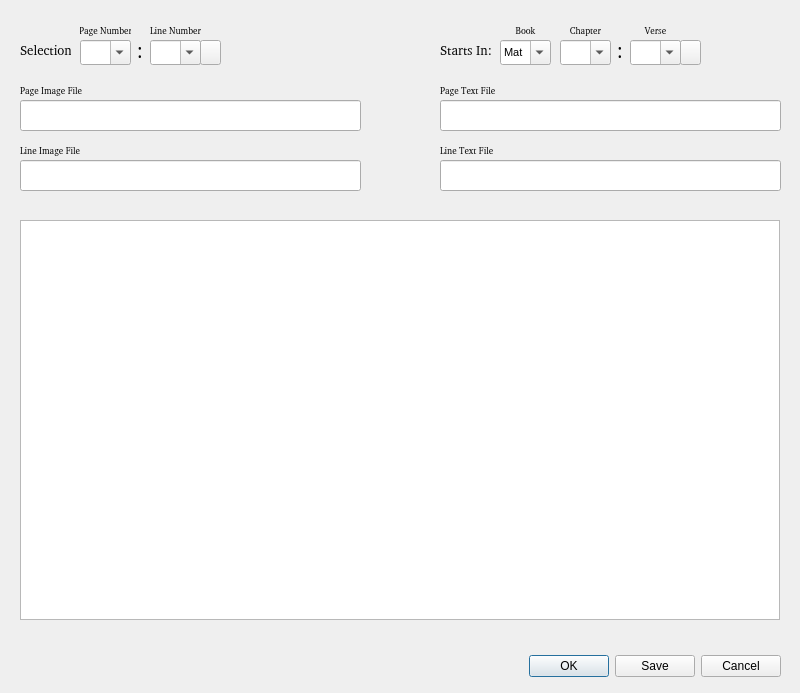
<?xml version="1.0" encoding="UTF-8"?>
<ui version="4.0">
 <class>PageVerseXrefDialog</class>
 <widget class="QDialog" name="PageVerseXrefDialog">
  <property name="geometry">
   <rect>
    <x>0</x>
    <y>0</y>
    <width>800</width>
    <height>693</height>
   </rect>
  </property>
  <property name="windowTitle">
   <string>Dialog</string>
  </property>
  <widget class="QDialogButtonBox" name="buttonBox">
   <property name="geometry">
    <rect>
     <x>370</x>
     <y>650</y>
     <width>411</width>
     <height>32</height>
    </rect>
   </property>
   <property name="orientation">
    <enum>Qt::Horizontal</enum>
   </property>
   <property name="standardButtons">
    <set>QDialogButtonBox::Cancel|QDialogButtonBox::Ok|QDialogButtonBox::Save</set>
   </property>
  </widget>
  <widget class="QLabel" name="PageNumberlabel">
   <property name="geometry">
    <rect>
     <x>80</x>
     <y>20</y>
     <width>51</width>
     <height>21</height>
    </rect>
   </property>
   <property name="font">
    <font>
     <family>FROMVS [MAXR]</family>
     <pointsize>7</pointsize>
    </font>
   </property>
   <property name="text">
    <string>Page Number</string>
   </property>
   <property name="alignment">
    <set>Qt::AlignCenter</set>
   </property>
  </widget>
  <widget class="QLabel" name="LineNumberlabel">
   <property name="geometry">
    <rect>
     <x>150</x>
     <y>20</y>
     <width>51</width>
     <height>21</height>
    </rect>
   </property>
   <property name="font">
    <font>
     <family>FROMVS [MAXR]</family>
     <pointsize>7</pointsize>
    </font>
   </property>
   <property name="text">
    <string>Line Number</string>
   </property>
   <property name="alignment">
    <set>Qt::AlignCenter</set>
   </property>
  </widget>
  <widget class="QLabel" name="Startcolon">
   <property name="geometry">
    <rect>
     <x>610</x>
     <y>40</y>
     <width>20</width>
     <height>21</height>
    </rect>
   </property>
   <property name="font">
    <font>
     <family>FROMVS</family>
     <pointsize>14</pointsize>
     <weight>50</weight>
     <italic>false</italic>
     <bold>false</bold>
    </font>
   </property>
   <property name="text">
    <string>:</string>
   </property>
   <property name="alignment">
    <set>Qt::AlignCenter</set>
   </property>
  </widget>
  <widget class="QComboBox" name="StartverseComboBox">
   <property name="geometry">
    <rect>
     <x>630</x>
     <y>40</y>
     <width>51</width>
     <height>25</height>
    </rect>
   </property>
   <property name="font">
    <font>
     <pointsize>8</pointsize>
    </font>
   </property>
   <property name="toolTip">
    <string>Select verse</string>
   </property>
   <property name="editable">
    <bool>true</bool>
   </property>
  </widget>
  <widget class="QPushButton" name="VersefindPushButton">
   <property name="geometry">
    <rect>
     <x>680</x>
     <y>40</y>
     <width>21</width>
     <height>25</height>
    </rect>
   </property>
   <property name="toolTip">
    <string>Select verse line</string>
   </property>
   <property name="text">
    <string/>
   </property>
   <property name="icon">
    <iconset resource="../UI_Icons.qrc">
     <normaloff>:/Icons/Icons/binocular-small.png</normaloff>:/Icons/Icons/binocular-small.png</iconset>
   </property>
  </widget>
  <widget class="QComboBox" name="StartchapterComboBox">
   <property name="geometry">
    <rect>
     <x>560</x>
     <y>40</y>
     <width>51</width>
     <height>25</height>
    </rect>
   </property>
   <property name="font">
    <font>
     <pointsize>8</pointsize>
    </font>
   </property>
   <property name="toolTip">
    <string>Select chapter</string>
   </property>
   <property name="editable">
    <bool>true</bool>
   </property>
  </widget>
  <widget class="QComboBox" name="StartbookComboBox">
   <property name="geometry">
    <rect>
     <x>500</x>
     <y>40</y>
     <width>51</width>
     <height>25</height>
    </rect>
   </property>
   <property name="font">
    <font>
     <pointsize>8</pointsize>
    </font>
   </property>
   <property name="toolTip">
    <string>Select book</string>
   </property>
   <property name="editable">
    <bool>true</bool>
   </property>
   <item>
    <property name="text">
     <string>Mat</string>
    </property>
   </item>
   <item>
    <property name="text">
     <string>Mar</string>
    </property>
   </item>
   <item>
    <property name="text">
     <string>Luk</string>
    </property>
   </item>
   <item>
    <property name="text">
     <string>Joh</string>
    </property>
   </item>
   <item>
    <property name="text">
     <string>Act</string>
    </property>
   </item>
   <item>
    <property name="text">
     <string>Rom</string>
    </property>
   </item>
   <item>
    <property name="text">
     <string>1Co</string>
    </property>
   </item>
   <item>
    <property name="text">
     <string>2Co</string>
    </property>
   </item>
   <item>
    <property name="text">
     <string>Gal</string>
    </property>
   </item>
   <item>
    <property name="text">
     <string>Eph</string>
    </property>
   </item>
   <item>
    <property name="text">
     <string>Php</string>
    </property>
   </item>
   <item>
    <property name="text">
     <string>Col</string>
    </property>
   </item>
   <item>
    <property name="text">
     <string>1Th</string>
    </property>
   </item>
   <item>
    <property name="text">
     <string>2Th</string>
    </property>
   </item>
   <item>
    <property name="text">
     <string>1Ti</string>
    </property>
   </item>
   <item>
    <property name="text">
     <string>2Ti</string>
    </property>
   </item>
   <item>
    <property name="text">
     <string>Tit</string>
    </property>
   </item>
   <item>
    <property name="text">
     <string>Phm</string>
    </property>
   </item>
   <item>
    <property name="text">
     <string>Heb</string>
    </property>
   </item>
   <item>
    <property name="text">
     <string>Jas</string>
    </property>
   </item>
   <item>
    <property name="text">
     <string>1Pe</string>
    </property>
   </item>
   <item>
    <property name="text">
     <string>2Pe</string>
    </property>
   </item>
   <item>
    <property name="text">
     <string>1Jn</string>
    </property>
   </item>
   <item>
    <property name="text">
     <string>2Jn</string>
    </property>
   </item>
   <item>
    <property name="text">
     <string>3Jn</string>
    </property>
   </item>
   <item>
    <property name="text">
     <string>Jud</string>
    </property>
   </item>
   <item>
    <property name="text">
     <string>Rev</string>
    </property>
   </item>
  </widget>
  <widget class="QLabel" name="Booklabel">
   <property name="geometry">
    <rect>
     <x>500</x>
     <y>20</y>
     <width>51</width>
     <height>21</height>
    </rect>
   </property>
   <property name="font">
    <font>
     <family>FROMVS [MAXR]</family>
     <pointsize>7</pointsize>
    </font>
   </property>
   <property name="text">
    <string>Book</string>
   </property>
   <property name="alignment">
    <set>Qt::AlignCenter</set>
   </property>
  </widget>
  <widget class="QLabel" name="Chapterlabel">
   <property name="geometry">
    <rect>
     <x>560</x>
     <y>20</y>
     <width>51</width>
     <height>21</height>
    </rect>
   </property>
   <property name="font">
    <font>
     <family>FROMVS [MAXR]</family>
     <pointsize>7</pointsize>
    </font>
   </property>
   <property name="text">
    <string>Chapter</string>
   </property>
   <property name="alignment">
    <set>Qt::AlignCenter</set>
   </property>
  </widget>
  <widget class="QLabel" name="Verselabel">
   <property name="geometry">
    <rect>
     <x>630</x>
     <y>20</y>
     <width>51</width>
     <height>21</height>
    </rect>
   </property>
   <property name="font">
    <font>
     <family>FROMVS [MAXR]</family>
     <pointsize>7</pointsize>
    </font>
   </property>
   <property name="text">
    <string>Verse</string>
   </property>
   <property name="alignment">
    <set>Qt::AlignCenter</set>
   </property>
  </widget>
  <widget class="QComboBox" name="PagecomboBox">
   <property name="geometry">
    <rect>
     <x>80</x>
     <y>40</y>
     <width>51</width>
     <height>25</height>
    </rect>
   </property>
   <property name="editable">
    <bool>true</bool>
   </property>
  </widget>
  <widget class="QComboBox" name="LinecomboBox">
   <property name="geometry">
    <rect>
     <x>150</x>
     <y>40</y>
     <width>51</width>
     <height>25</height>
    </rect>
   </property>
   <property name="editable">
    <bool>true</bool>
   </property>
  </widget>
  <widget class="QLineEdit" name="PageImageFileName">
   <property name="geometry">
    <rect>
     <x>20</x>
     <y>100</y>
     <width>341</width>
     <height>31</height>
    </rect>
   </property>
  </widget>
  <widget class="QLineEdit" name="LineTextFileName">
   <property name="geometry">
    <rect>
     <x>440</x>
     <y>160</y>
     <width>341</width>
     <height>31</height>
    </rect>
   </property>
  </widget>
  <widget class="QLineEdit" name="LineImageFileName">
   <property name="geometry">
    <rect>
     <x>20</x>
     <y>160</y>
     <width>341</width>
     <height>31</height>
    </rect>
   </property>
  </widget>
  <widget class="QLabel" name="LineImageFilelabel">
   <property name="geometry">
    <rect>
     <x>20</x>
     <y>140</y>
     <width>91</width>
     <height>21</height>
    </rect>
   </property>
   <property name="font">
    <font>
     <family>FROMVS [MAXR]</family>
     <pointsize>7</pointsize>
    </font>
   </property>
   <property name="text">
    <string>Line Image File</string>
   </property>
   <property name="alignment">
    <set>Qt::AlignLeading|Qt::AlignLeft|Qt::AlignVCenter</set>
   </property>
  </widget>
  <widget class="QLabel" name="LineTextFilelabel">
   <property name="geometry">
    <rect>
     <x>440</x>
     <y>140</y>
     <width>91</width>
     <height>21</height>
    </rect>
   </property>
   <property name="font">
    <font>
     <family>FROMVS [MAXR]</family>
     <pointsize>7</pointsize>
    </font>
   </property>
   <property name="text">
    <string>Line Text File</string>
   </property>
   <property name="alignment">
    <set>Qt::AlignLeading|Qt::AlignLeft|Qt::AlignVCenter</set>
   </property>
  </widget>
  <widget class="QPushButton" name="LinefindPushButton">
   <property name="geometry">
    <rect>
     <x>200</x>
     <y>40</y>
     <width>21</width>
     <height>25</height>
    </rect>
   </property>
   <property name="toolTip">
    <string>Select verse line</string>
   </property>
   <property name="text">
    <string/>
   </property>
   <property name="icon">
    <iconset resource="../UI_Icons.qrc">
     <normaloff>:/Icons/Icons/binocular-small.png</normaloff>:/Icons/Icons/binocular-small.png</iconset>
   </property>
  </widget>
  <widget class="QLabel" name="Startlabel">
   <property name="geometry">
    <rect>
     <x>440</x>
     <y>40</y>
     <width>51</width>
     <height>21</height>
    </rect>
   </property>
   <property name="font">
    <font>
     <family>FROMVS [MAXR]</family>
     <pointsize>10</pointsize>
    </font>
   </property>
   <property name="text">
    <string>Starts In:</string>
   </property>
  </widget>
  <widget class="QTableView" name="XrefTableView">
   <property name="geometry">
    <rect>
     <x>20</x>
     <y>220</y>
     <width>760</width>
     <height>400</height>
    </rect>
   </property>
   <property name="selectionMode">
    <enum>QAbstractItemView::SingleSelection</enum>
   </property>
   <property name="selectionBehavior">
    <enum>QAbstractItemView::SelectRows</enum>
   </property>
   <property name="sortingEnabled">
    <bool>true</bool>
   </property>
   <attribute name="verticalHeaderShowSortIndicator" stdset="0">
    <bool>true</bool>
   </attribute>
  </widget>
  <widget class="QLineEdit" name="PageTextFileName">
   <property name="geometry">
    <rect>
     <x>440</x>
     <y>100</y>
     <width>341</width>
     <height>31</height>
    </rect>
   </property>
  </widget>
  <widget class="QLabel" name="PageTextFilelabel">
   <property name="geometry">
    <rect>
     <x>440</x>
     <y>80</y>
     <width>91</width>
     <height>21</height>
    </rect>
   </property>
   <property name="font">
    <font>
     <family>FROMVS [MAXR]</family>
     <pointsize>7</pointsize>
    </font>
   </property>
   <property name="text">
    <string>Page Text File</string>
   </property>
   <property name="alignment">
    <set>Qt::AlignLeading|Qt::AlignLeft|Qt::AlignVCenter</set>
   </property>
  </widget>
  <widget class="QLabel" name="PageImageFilelabel">
   <property name="geometry">
    <rect>
     <x>20</x>
     <y>80</y>
     <width>91</width>
     <height>21</height>
    </rect>
   </property>
   <property name="font">
    <font>
     <family>FROMVS [MAXR]</family>
     <pointsize>7</pointsize>
    </font>
   </property>
   <property name="text">
    <string>Page Image File</string>
   </property>
   <property name="alignment">
    <set>Qt::AlignLeading|Qt::AlignLeft|Qt::AlignVCenter</set>
   </property>
  </widget>
  <widget class="QLabel" name="Selectionlabel">
   <property name="geometry">
    <rect>
     <x>20</x>
     <y>40</y>
     <width>51</width>
     <height>21</height>
    </rect>
   </property>
   <property name="font">
    <font>
     <family>FROMVS [MAXR]</family>
     <pointsize>10</pointsize>
    </font>
   </property>
   <property name="text">
    <string>Selection:</string>
   </property>
  </widget>
  <widget class="QLabel" name="Selectioncolon">
   <property name="geometry">
    <rect>
     <x>130</x>
     <y>40</y>
     <width>20</width>
     <height>21</height>
    </rect>
   </property>
   <property name="font">
    <font>
     <family>FROMVS</family>
     <pointsize>14</pointsize>
     <weight>50</weight>
     <italic>false</italic>
     <bold>false</bold>
    </font>
   </property>
   <property name="text">
    <string>:</string>
   </property>
   <property name="alignment">
    <set>Qt::AlignCenter</set>
   </property>
  </widget>
 </widget>
 <resources>
  <include location="../UI_Icons.qrc"/>
 </resources>
 <connections>
  <connection>
   <sender>buttonBox</sender>
   <signal>accepted()</signal>
   <receiver>PageVerseXrefDialog</receiver>
   <slot>accept()</slot>
   <hints>
    <hint type="sourcelabel">
     <x>248</x>
     <y>254</y>
    </hint>
    <hint type="destinationlabel">
     <x>157</x>
     <y>274</y>
    </hint>
   </hints>
  </connection>
  <connection>
   <sender>buttonBox</sender>
   <signal>rejected()</signal>
   <receiver>PageVerseXrefDialog</receiver>
   <slot>reject()</slot>
   <hints>
    <hint type="sourcelabel">
     <x>316</x>
     <y>260</y>
    </hint>
    <hint type="destinationlabel">
     <x>286</x>
     <y>274</y>
    </hint>
   </hints>
  </connection>
 </connections>
</ui>
